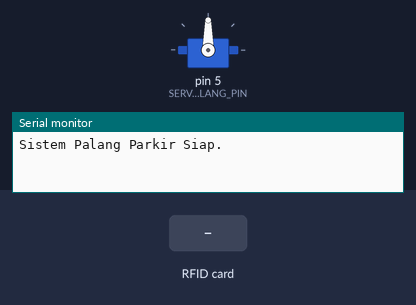
Bench run of a sketch on a simulated Arduino Uno, built with avr-gcc and run on an emulated ATmega328P. On the bench: servo, the last lines printed to the serial monitor. Wiring (inferred from the names in the program): IR receiver: data pin 2. The test bench sets the inputs (shaded band).

Above: at 1.2 s.
1.3 s: RFID card 99 5A A3 04 held to the reader
At 4.2 s:
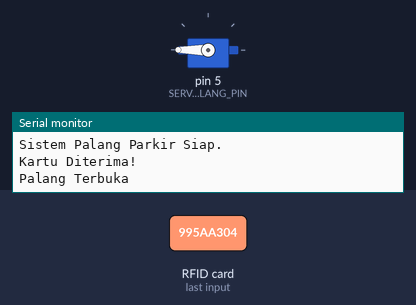
4.5 s: RFID card 5E 7A 19 C4 held to the reader
Timing chart, 0 to 7.5 s (numbered marks = the images above; inputs shaded):
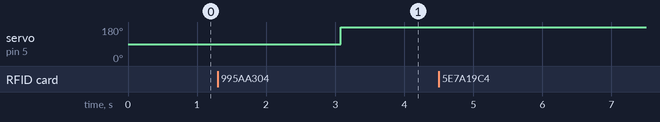

Measured:
- after the input at 1.3 s, servo on pin 5 (SERVO_PALANG_PIN): 90° → 180° after 1.8 s

The sketch:

Kode_Master.ino
```cpp
#include <SPI.h>
#include <MFRC522.h>
#include <Servo.h>

// --- KONFIGURASI PIN ---
#define SS_PIN 10
#define RST_PIN 9
#define IR_PIN 2
#define SERVO_PALANG_PIN 5

// --- KONFIGURASI LAINNYA ---
const long EXIT_TRIGGER_TIME = 1000; // Waktu mobil harus berhenti di IR untuk keluar (ms)

// --- INISIALISASI PERANGKAT ---
MFRC522 mfrc522(SS_PIN, RST_PIN);
Servo servoPalang;

// --- VARIABEL STATUS ---
byte rfidStatus = 0; // 0=Idle, 1=Gagal, 2=Berhasil
byte irStatus = HIGH; // Menyimpan status sensor IR
bool palangTerbuka = false;
bool objekPernahLewat = false;
unsigned long waktuIRTertutup = 0;
bool sedangMenungguKeluar = false;

void setup() {
  Serial.begin(9600);
  SPI.begin();
  mfrc522.PCD_Init();

  pinMode(IR_PIN, INPUT_PULLUP); // Menggunakan internal pull-up untuk stabilitas

  servoPalang.attach(SERVO_PALANG_PIN);
  servoPalang.write(90); // Pastikan palang tertutup saat mulai

  Serial.println("Sistem Palang Parkir Siap.");
}

void loop() {
  bacaSensor();
  kontrolPalang();
  delay(3000);
}

void bacaSensor() {
  // 1. Baca RFID
  rfidStatus = 0; // Reset status setiap loop
  if (mfrc522.PICC_IsNewCardPresent() && mfrc522.PICC_ReadCardSerial()) {
    String uid = "";
    for (byte i = 0; i < mfrc522.uid.size; i++) {
      uid.concat(String(mfrc522.uid.uidByte[i] < 0x10 ? " 0" : " "));
      uid.concat(String(mfrc522.uid.uidByte[i], HEX));
    }
    uid.toUpperCase();

    // GANTI DENGAN UID KARTU ANDA
    if (uid.substring(1) == "99 5A A3 04") {
      rfidStatus = 2; // Berhasil
      Serial.println("Kartu Diterima!");
    } else {
      rfidStatus = 1; // Gagal
      Serial.println("Kartu Ditolak!");
    }

    mfrc522.PICC_HaltA();
    mfrc522.PCD_StopCrypto1();
  }

  // 2. Baca Sensor IR
  irStatus = digitalRead(IR_PIN);
}

void kontrolPalang() {
  // --- LOGIKA MEMBUKA PALANG ---
  // A. Buka karena RFID (Masuk)
  if (rfidStatus == 2 && !palangTerbuka) {
    bukaPalang();
  }

  // B. Buka karena ada mobil mau keluar
  // Jika palang tertutup dan ada objek menghalangi IR
  if (!palangTerbuka && irStatus == LOW) {
    if (!sedangMenungguKeluar) {
      sedangMenungguKeluar = true;
      waktuIRTertutup = millis();
    }
    // Jika objek sudah menghalangi selama lebih dari EXIT_TRIGGER_TIME
    if (millis() - waktuIRTertutup > EXIT_TRIGGER_TIME) {
      bukaPalang();
      Serial.println("Membuka palang untuk mobil keluar...");
    }
  } else {
    // Reset jika tidak ada objek yang menghalangi
    sedangMenungguKeluar = false;
  }

  // --- LOGIKA MENUTUP PALANG ---
  // Jika palang terbuka dan ada objek yang lewat (IR terhalang)
  if (palangTerbuka && irStatus == LOW) {
    objekPernahLewat = true;
  }

  // Jika palang terbuka, objek sudah pernah lewat, dan sekarang IR tidak terhalang lagi
  if (palangTerbuka && objekPernahLewat && irStatus == HIGH) {
    tutupPalang();
  }
}

void bukaPalang() {
  Serial.println("Palang Terbuka");
  palangTerbuka = true;
  objekPernahLewat = false; // Reset status lewat
  servoPalang.write(180);
}

void tutupPalang() {
  Serial.println("Palang Tertutup");
  palangTerbuka = false;
  servoPalang.write(90);
}
```
